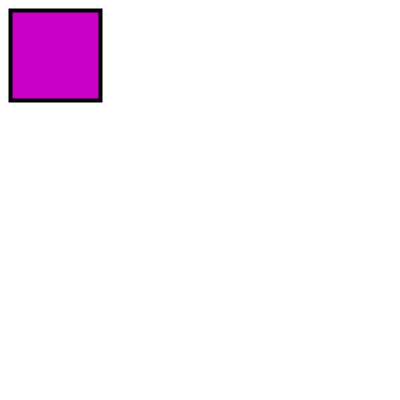
Frame 1 (no input)
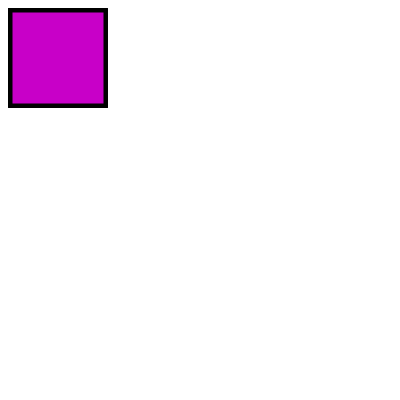
Frame 60 (the mouse pressed at the canvas centre just before this capture)
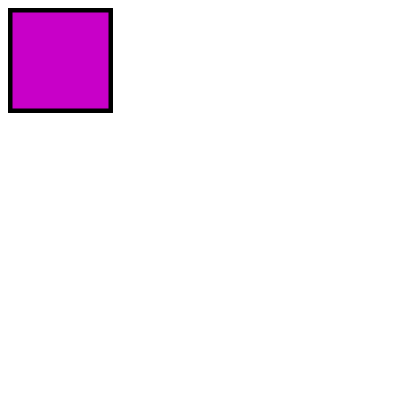
Frame 120 (the mouse held since frame 60 and released just before this capture)

The Processing sketch that drew these frames (run headless with seeded random() and noise(); from frame 60 on, the mouse is pressed at the canvas centre):

// Processing sketch: Percobaan03_Halaman20
// ── Percobaan03_Halaman20.pde
void setup()
{ size (400,400); //Layar output
  background(255); //Warna background putih
}

void draw()
{ int d;
  d = second();
  strokeWeight(4);
  fill(200,0,200);
  rect(10,10,50+5*d,50+d*5); //Kotak dari pojok kiri membesar ke kanan
}
